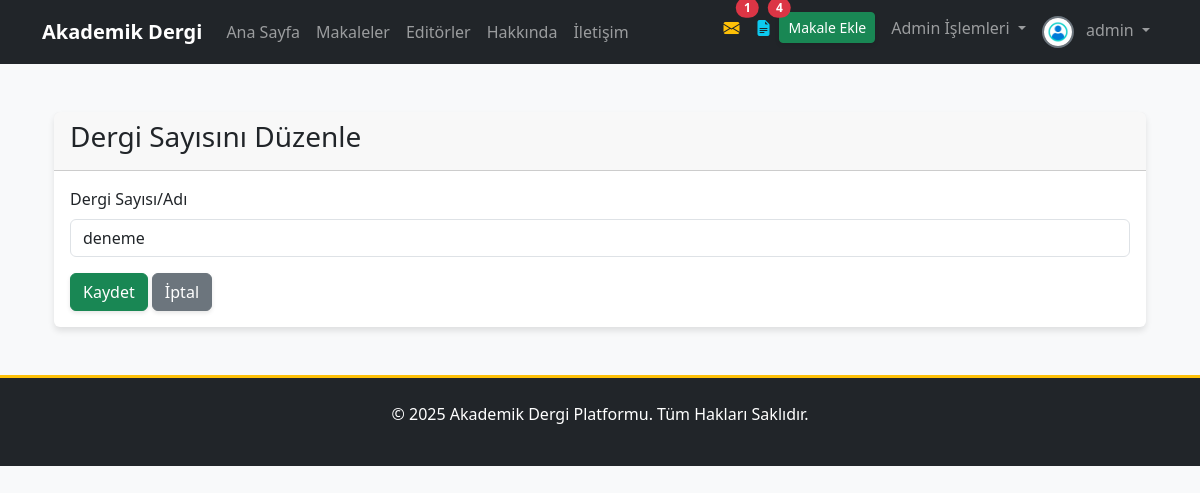
/dashboard/dergi-sayilari/duzenle/1/ (signed in), run on the app's committed database.
### apps/users/models.py (models this page shows, shortened)
class User(AbstractUser):
    email = models.EmailField(unique=True, verbose_name="E-posta Adresi")
    biyografi = models.TextField(blank=True, null=True, verbose_name="Biyografi")
    profile_resmi = models.ImageField(
        upload_to=profile_pic_path,
        default='profile_pics/default.png',
        verbose_name="Profil Resmi"
    )
    resume = models.FileField(
        upload_to=resume_path,
        blank=True,
        null=True,
        verbose_name="Özgeçmiş (PDF)"
    )
    is_editor = models.BooleanField(default=False, verbose_name="Editör Yetkisi")
    goster_editorler_sayfasinda = models.BooleanField(
        default=False,
        verbose_name="Editörler Sayfasında Gösterilsin mi?"
    )
    def get_full_name(self):
        return f"{self.first_name} {self.last_name}".strip()

### apps/articles/models.py (models this page shows, shortened)
class DergiSayisi(models.Model):
    sayi = models.CharField(max_length=100, unique=True, verbose_name="Dergi Sayısı/Adı")
    olusturulma_tarihi = models.DateTimeField(auto_now_add=True)
    class Meta:
        verbose_name = "Dergi Sayısı"
        verbose_name_plural = "Dergi Sayıları"
        ordering = ['-olusturulma_tarihi']

### apps/dashboard/views.py (the view)
# urls.py: path('dergi-sayilari/duzenle/<int:pk>/', views.AdminDergiSayisiUpdateView.as_view(), name='admin_dergisayisi_update'),
class AdminDergiSayisiUpdateView(AdminRequiredMixin, UpdateView):
    model = DergiSayisi
    form_class = DergiSayisiForm
    template_name = 'dashboard/admin_dergisayisi_form.html'
    success_url = reverse_lazy('dashboard:admin_dergisayisi_list')

### apps/dashboard/forms.py
class DergiSayisiForm(forms.ModelForm):
    class Meta:
        model = DergiSayisi
        fields = ['sayi']
        widgets = {
            'sayi': forms.TextInput(attrs={'class': 'form-control', 'placeholder': 'Örn: Cilt 1, Sayı 2, 2025'})
        }

### apps/core/context_processors.py (called while the page is built)
def notification_context(request):
    if not request.user.is_authenticated:
        return {}
    user = request.user
    context = {}
    if user.is_superuser:
        context['unread_messages_count'] = IletisimFormu.objects.filter(cevaplandi=False).count()
    else:
        context['unread_messages_count'] = 0
    if user.is_superuser or user.is_editor:
        context['draft_articles_count'] = Makale.objects.filter(goster_makaleler_sayfasinda=False).count()
    else:
        context['draft_articles_count'] = 0
    context['unread_notes_count'] = Makale.objects.filter(
        yazarlar__user_hesabi=user,  # Doğru sorgu: Yazar modeli üzerinden kullanıcı hesabına ulaş
        admin_notu_okundu=False
    ).exclude(admin_notu__isnull=True).exclude(admin_notu__exact='').count()
    return context

### apps/core/mixins.py (called while the page is built)
    def dispatch(self, request, *args, **kwargs):
        if not request.user.is_authenticated or not request.user.is_superuser:
            messages.error(request, 'Bu sayfaya erişim için admin yetkisi gerekmektedir.')
            return redirect('anasayfa')
        return super().dispatch(request, *args, **kwargs)

### apps/core/templatetags/form_tags.py (called while the page is built)
@register.filter(name='add_class')
def add_class(field, css_class):
    existing_classes = field.field.widget.attrs.get('class', '')
    if field.errors:
        if existing_classes:
            existing_classes += ' is-invalid'
        else:
            existing_classes = 'is-invalid'
    return field.as_widget(attrs={'class': f'{existing_classes} {css_class}'.strip()})

@register.filter(name='is_checkbox')
def is_checkbox(field):
    return isinstance(field.field.widget, CheckboxInput)

### templates/dashboard/admin_dergisayisi_form.html (shortened to what this page needs)
{% extends 'base.html' %}
{% block content %}
<div class="container mt-5">
    <div class="card">
        <div class="card-header">
            <h3>{% if object %}Dergi Sayısını Düzenle{% else %}Yeni Dergi Sayısı Ekle{% endif %}</h3>
        </div>
        <div class="card-body">
            <form method="post">
                {% include 'partials/_form.html' with form=form %}
                <button type="submit" class="btn btn-success">Kaydet</button>
                <a href="{% url 'dashboard:admin_dergisayisi_list' %}" class="btn btn-secondary">İptal</a>
            </form>
        </div>
    </div>
</div>
{% endblock %}

### templates/partials/_navbar.html (shortened to what this page needs)
<nav class="navbar navbar-expand-lg navbar-dark bg-dark">
    <div class="container">
        <a class="navbar-brand" href="{% url 'anasayfa' %}">Akademik Dergi</a>
        <div class="collapse navbar-collapse" id="navbarNav">
            <ul class="navbar-nav me-auto mb-2 mb-lg-0">
                <li class="nav-item"><a class="nav-link" href="{% url 'anasayfa' %}">Ana Sayfa</a></li>
                <li class="nav-item"><a class="nav-link" href="{% url 'makale_list' %}">Makaleler</a></li>
                <li class="nav-item"><a class="nav-link" href="{% url 'editorler' %}">Editörler</a></li>
                <li class="nav-item"><a class="nav-link" href="{% url 'hakkinda' %}">Hakkında</a></li>
                <li class="nav-item"><a class="nav-link" href="{% url 'iletisim' %}">İletişim</a></li>
            </ul>
            <ul class="navbar-nav ms-auto">
                {% if user.is_authenticated %}
                    {% if user.is_superuser and unread_messages_count > 0 %}
                    <li class="nav-item">
                        <a href="{% url 'dashboard:admin_iletisim_list' %}?durum=cevaplanmadi" class="nav-link position-relative text-warning" title="Cevaplanmamış Mesajlar">
                            <i class="bi bi-envelope-fill"></i>
                            <span class="position-absolute top-0 start-100 translate-middle badge rounded-pill bg-danger">{{ unread_messages_count }}</span>
                        </a>
                    </li>
                    {% endif %}
                    {% if user.is_superuser or user.is_editor %}
                        {% if draft_articles_count > 0 %}
                        <li class="nav-item">
                            <a href="{% url 'dashboard:editor_panel' %}?status=draft" class="nav-link position-relative text-info" title="Taslak Makaleler">
                                <i class="bi bi-file-earmark-text-fill"></i>
                                <span class="position-absolute top-0 start-100 translate-middle badge rounded-pill bg-danger">{{ draft_articles_count }}</span>
                            </a>
                        </li>
                        {% endif %}
                    {% endif %}
                    <li class="nav-item"><a href="{% url 'makale_ekle' %}" class="btn btn-success btn-sm me-2 mt-1">Makale Ekle</a></li>
                    {% if user.is_superuser %}
                    <li class="nav-item dropdown">
                        <a class="nav-link dropdown-toggle" href="#" id="adminDropdown" role="button" data-bs-toggle="dropdown" aria-expanded="false">
                            Admin İşlemleri
                        </a>
                    </li>
                    {% endif %}
                    <li class="nav-item dropdown">
                        <a class="nav-link dropdown-toggle" href="#" id="navbarDropdown" role="button" data-bs-toggle="dropdown" aria-expanded="false">
                            <img src="{{ user.profile_resmi.url }}" alt="{{ user.username }}" class="rounded-circle me-2" style="width:32px; height:32px; object-fit:cover;">
                            {{ user.get_full_name|default:user.username }}
                        </a>
                    </li>
                {% endif %}
            </ul>
        </div>
    </div>
</nav>

### templates/partials/_form.html (shortened to what this page needs)
{% load form_tags %}
{% for field in form.visible_fields %}
    <div class="mb-3">
        {% if field|is_checkbox %}
            <div class="form-check form-switch">
                {{ field|add_class:'form-check-input' }}
                <label for="{{ field.id_for_label }}" class="form-check-label">{{ field.label }}</label>
            </div>
        {% else %}
            <label for="{{ field.id_for_label }}" class="form-label">{{ field.label }}</label>
            {% if field.field.widget.input_type == 'file' %}
                {{ field|add_class:'form-control' }}
            {% elif field.field.widget.input_type == 'select' %}
                {{ field|add_class:'form-select' }}
            {% else %}
                 {{ field|add_class:'form-control' }}
            {% endif %}
        {% endif %}
    </div>
{% endfor %}

### static/css/style.css (style rules this page uses)
body { font-family: 'Segoe UI', Roboto, 'Helvetica Neue', Arial, sans-serif; background-color: #f8f9fa; transition: background-color 0.3s; }
.navbar-dark .navbar-nav .nav-link { transition: color 0.2s ease-in-out; }
.navbar-brand { font-weight: bold; }
.navbar .dropdown-toggle img { border: 2px solid #6c757d; transition: transform 0.2s; }
.btn { transition: all 0.3s ease; box-shadow: 0 2px 4px rgba(0,0,0,0.1); }
.card { transition: transform 0.3s ease, box-shadow 0.3s ease; border: none; box-shadow: 0 4px 6px rgba(0,0,0,0.1); }

### data on the page
User: profile_resmi (placeholder picture), get_full_name "admin"
DergiSayisi: visible_fields "deneme"

### other printed values
{{ unread_messages_count }} "1"
{{ draft_articles_count }} "4"
{{ field.label }} "Dergi Sayısı/Adı"
